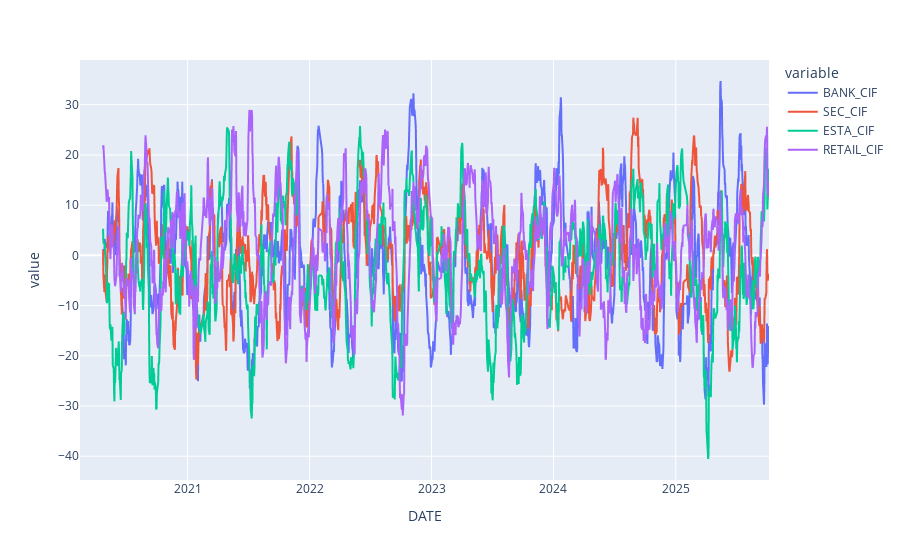

The notebook cell saved with this chart:
### Code cell
px.line(y=['BANK_CIF','SEC_CIF','ESTA_CIF','RETAIL_CIF'],x='DATE',data_frame=brand_cif)

### Figure 1 — Plotly figure (JSON) as saved in the notebook; plotly's stock layout.template omitted (floating-point values rounded to 4 significant figures; data arrays with more than 128 entries replaced by an {"elided": "..."} marker saying what was removed)
{"data": [{"hovertemplate": "variable=BANK_CIF<br>DATE=%{x}<br>value=%{y}<extra></extra>", "legendgroup": "BANK_CIF", "line": {"color": "#636efa", "dash": "solid"}, "marker": {"symbol": "circle"}, "mode": "lines", "name": "BANK_CIF", "showlegend": true, "type": "scattergl", "x": {"elided": "1412 str values"}, "xaxis": "x", "y": {"elided": "1412 float values"}, "yaxis": "y"}, {"hovertemplate": "variable=SEC_CIF<br>DATE=%{x}<br>value=%{y}<extra></extra>", "legendgroup": "SEC_CIF", "line": {"color": "#EF553B", "dash": "solid"}, "marker": {"symbol": "circle"}, "mode": "lines", "name": "SEC_CIF", "showlegend": true, "type": "scattergl", "x": {"elided": "1412 str values"}, "xaxis": "x", "y": {"elided": "1412 float values"}, "yaxis": "y"}, {"hovertemplate": "variable=ESTA_CIF<br>DATE=%{x}<br>value=%{y}<extra></extra>", "legendgroup": "ESTA_CIF", "line": {"color": "#00cc96", "dash": "solid"}, "marker": {"symbol": "circle"}, "mode": "lines", "name": "ESTA_CIF", "showlegend": true, "type": "scattergl", "x": {"elided": "1412 str values"}, "xaxis": "x", "y": {"elided": "1412 float values"}, "yaxis": "y"}, {"hovertemplate": "variable=RETAIL_CIF<br>DATE=%{x}<br>value=%{y}<extra></extra>", "legendgroup": "RETAIL_CIF", "line": {"color": "#ab63fa", "dash": "solid"}, "marker": {"symbol": "circle"}, "mode": "lines", "name": "RETAIL_CIF", "showlegend": true, "type": "scattergl", "x": {"elided": "1412 str values"}, "xaxis": "x", "y": {"elided": "1412 float values"}, "yaxis": "y"}], "layout": {"legend": {"title": {"text": "variable"}, "tracegroupgap": 0}, "margin": {"t": 60}, "xaxis": {"anchor": "y", "domain": [0, 1], "title": {"text": "DATE"}}, "yaxis": {"anchor": "x", "domain": [0, 1], "title": {"text": "value"}}}}
